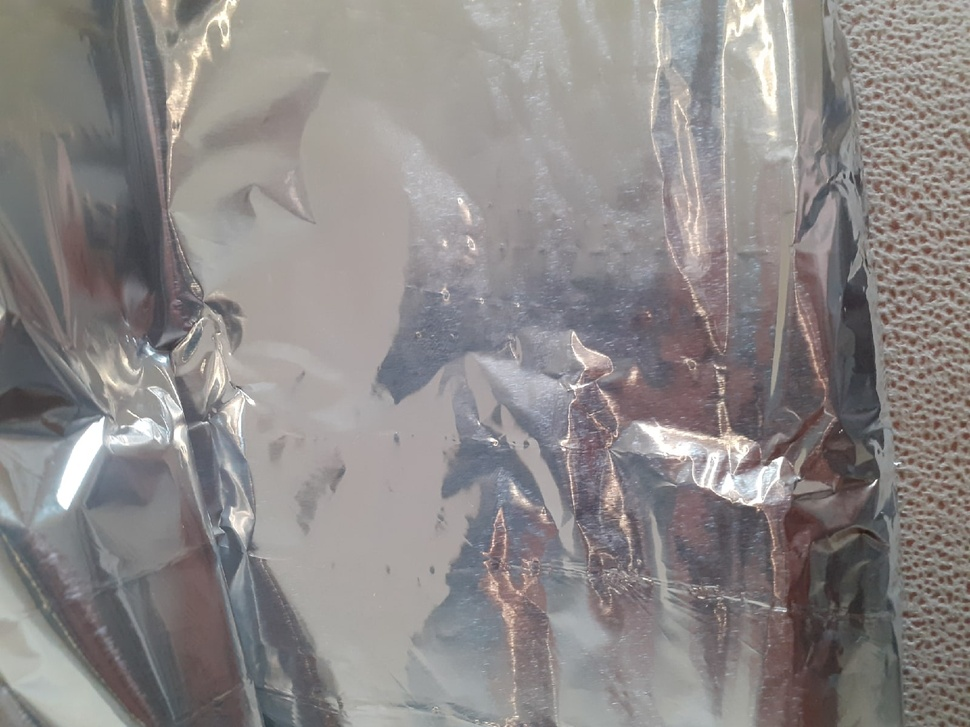
#> input picture flg.jpg, 970 x 727 px, shrunk from 1600 x 1200 before the run, found by its file name
$ python 123.py
#> lines starting #> are read from the running program, lines starting #| are printed output that depends on the picture; long printed decimals are rounded
import numpy as np
import cv2.cv2 as cv


img5=cv.imread (r"C:\Users\User\Downloads\cb1\flg.jpg")
#> img5 is the input picture: shape (727, 970, 3); mean B, G, R 135.6, 136.5, 140.7

img4=cv.imread (r"C:\Users\User\Downloads\cb1\flg1.jpg")
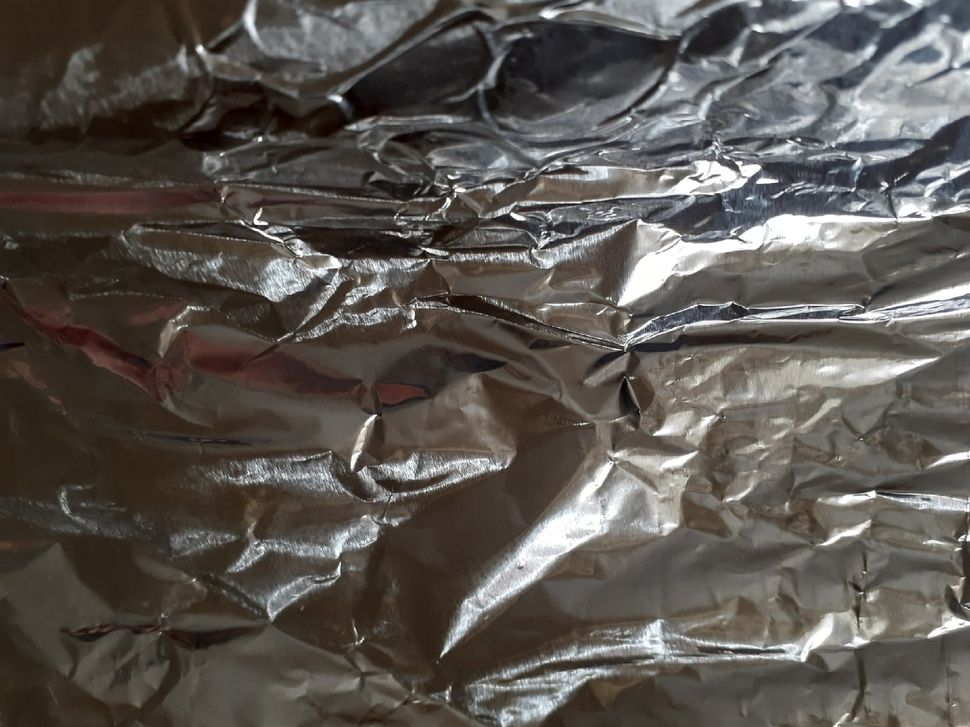
#> input picture flg1.jpg, 970 x 727 px, shrunk from 1600 x 1200 before the run, found by its file name
#> img4 is the input picture: shape (727, 970, 3); mean B, G, R 80.3, 85.4, 90.2

img3=cv.imread (r"C:\Users\User\Downloads\cb1\flg2.jpg")
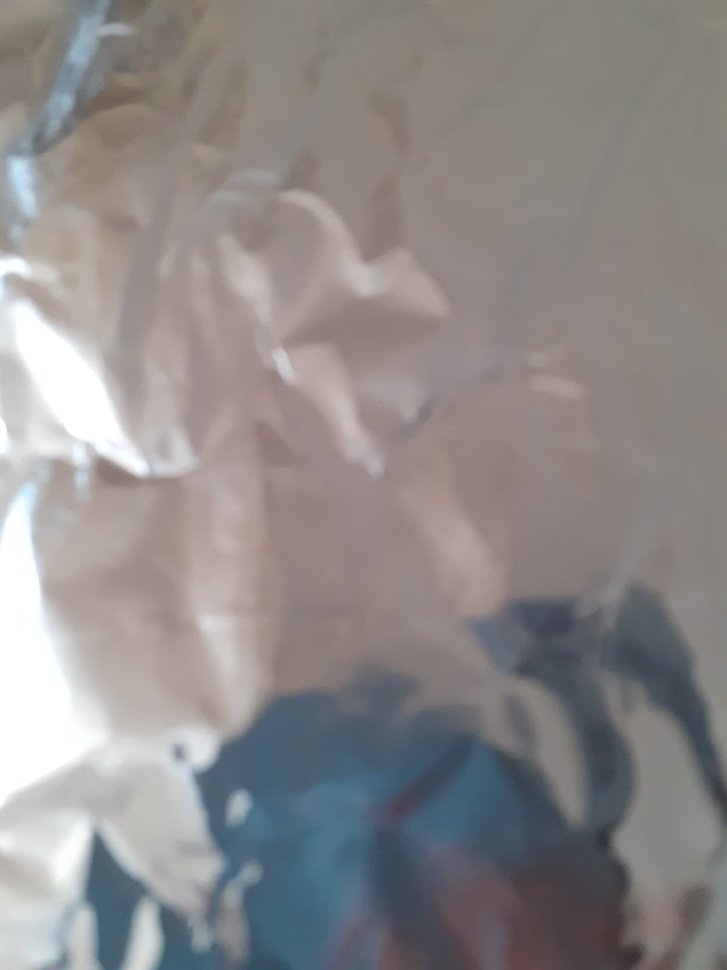
#> input picture flg2.jpg, 727 x 970 px, shrunk from 1200 x 1600 before the run, found by its file name
#> img3 is the input picture: shape (970, 727, 3); mean B, G, R 137.6, 138.3, 142.1

img2=cv.imread (r"C:\Users\User\Downloads\cb1\flgg.jpg")
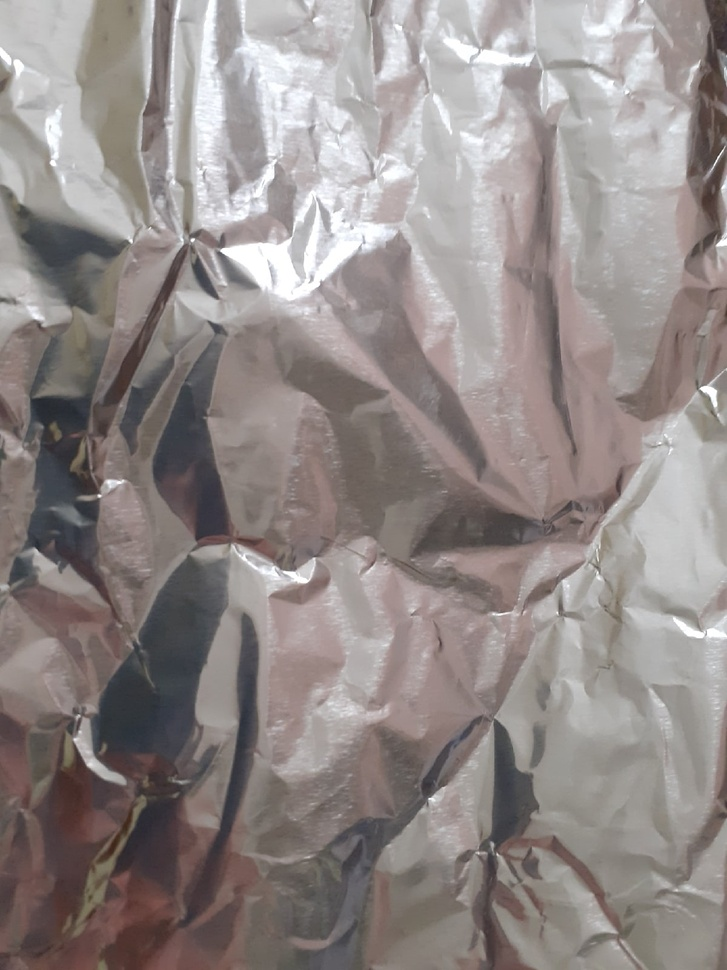
#> input picture flgg.jpg, 727 x 970 px, shrunk from 1200 x 1600 before the run, found by its file name
#> img2 is the input picture: shape (970, 727, 3); mean B, G, R 136.4, 138.2, 146

img=cv.imread (r"C:\Users\User\Downloads\cb1\flgg1.jpg")
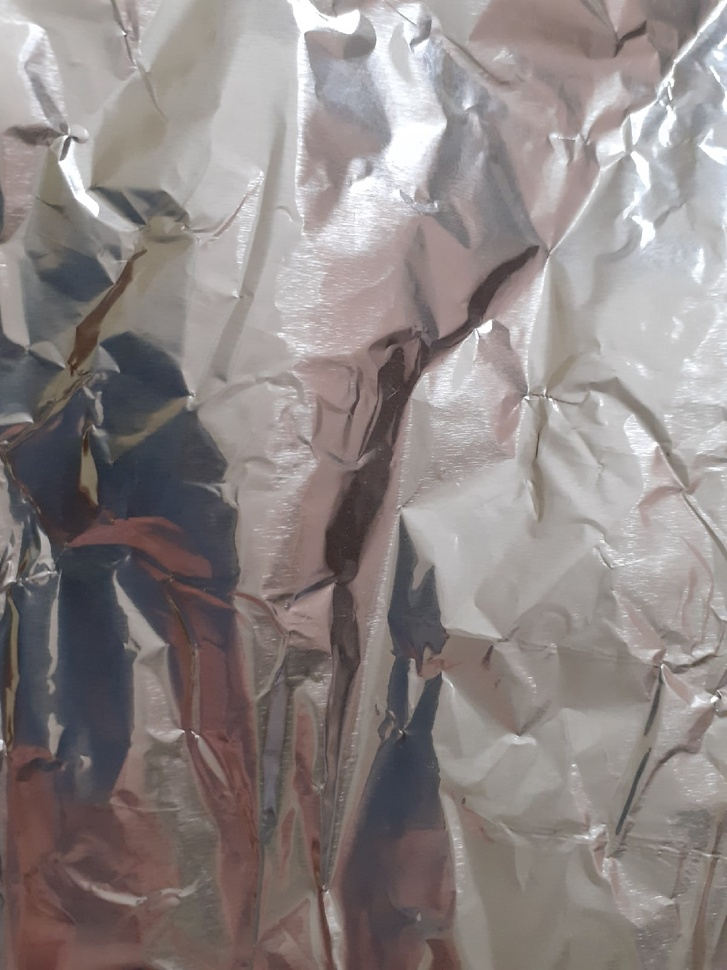
#> input picture flgg1.jpg, 727 x 970 px, shrunk from 1200 x 1600 before the run, found by its file name
#> img is the input picture: shape (970, 727, 3); mean B, G, R 132.4, 133.5, 141.3
img1=cv.imread (r"C:\Users\User\Downloads\cb1\flgg2.jpg")
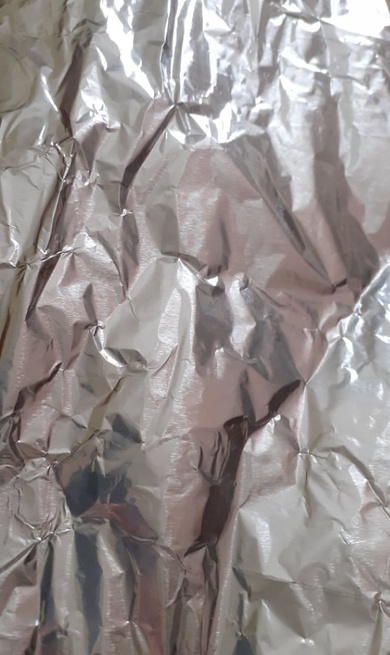
#> input picture flgg2.jpg, 390 x 655 px, shrunk from 643 x 1080 before the run, found by its file name
#> img1 is the input picture: shape (655, 390, 3); mean B, G, R 142.5, 143.9, 150.1
print(np.mean(img))
#| 135.758
print(np.mean(img1))
#| 145.502
print(np.mean(img2))
#| 140.189
print(np.mean(img3))
#| 139.299
print(np.mean(img4))
#| 85.283
print(np.mean(img5))
#| 137.584
